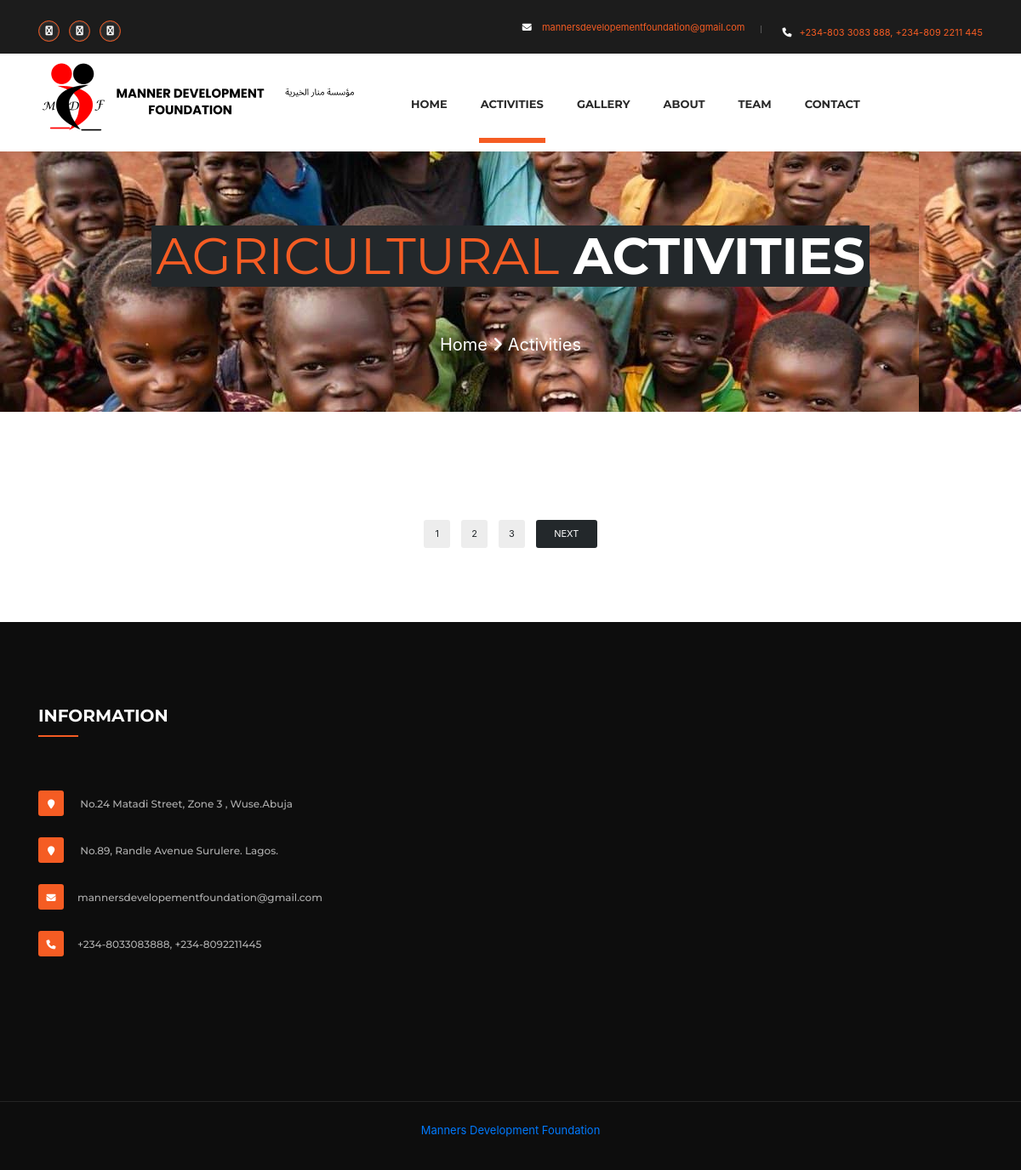
The page /post/agriculture_livestock_&_farming on the database as committed earlier.
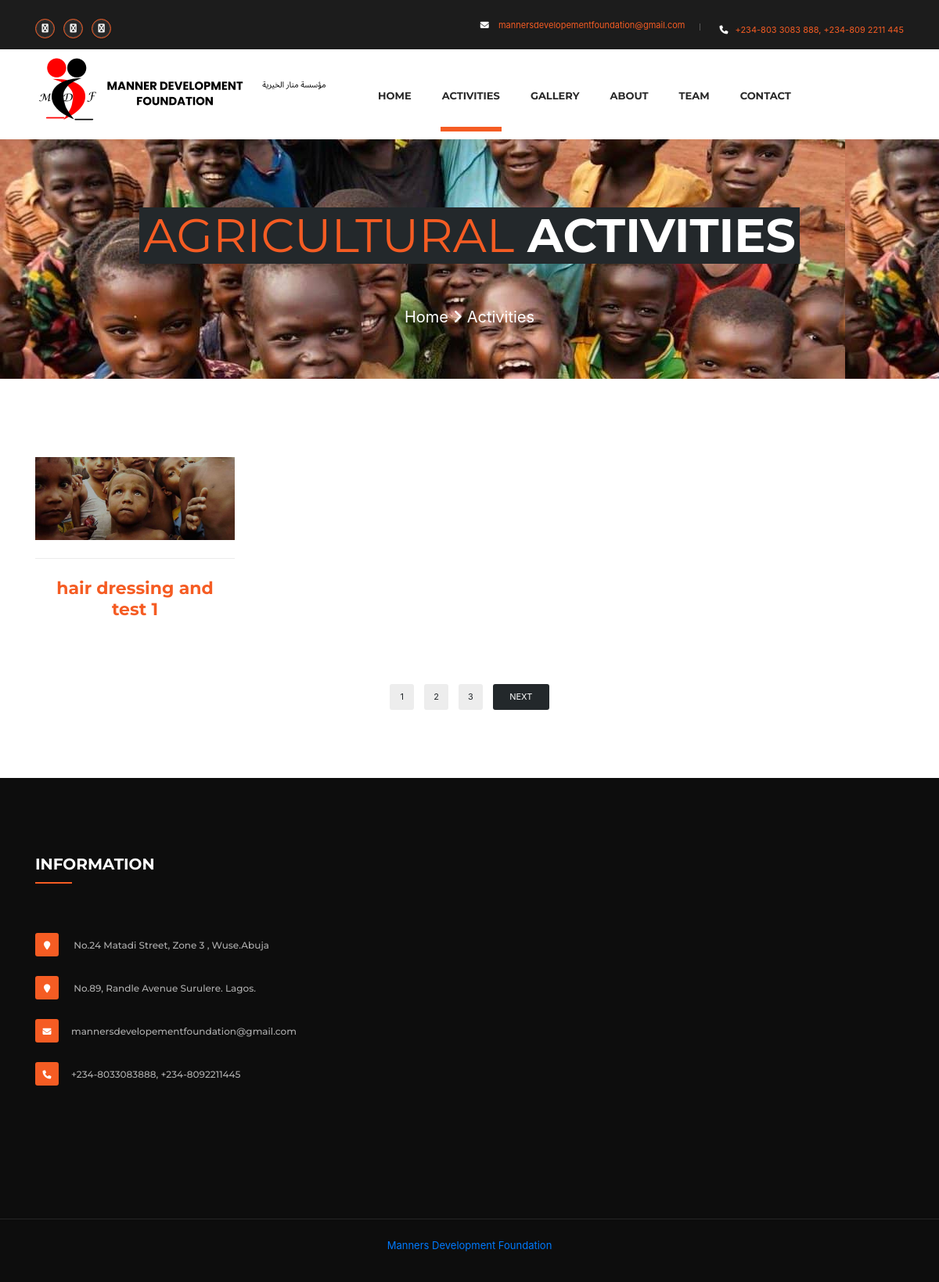
The same page on the database as committed later.
### organisermangementapp/models.py (models this page shows, shortened)
class Blogposter(models.Model):
    heading = models.CharField(max_length=500)
    category = models.ForeignKey(Activity, on_delete=models.CASCADE, max_length=50,null=True, blank=True)
    back_ground_img = models.ImageField(upload_to="images", null=True,blank=True)
    back_ground_img_title = models.CharField(max_length=1000, null=True, blank=True)
    writer_name = models.CharField(max_length=1000,null=True, blank=True)
    cause_sub_heading = models.CharField(max_length=1000, null=True, blank=True)
    cause_sub_heading_img = models.ImageField(upload_to="images", null=True, blank=True)
    cause_sub_heading_img_title = models.CharField(max_length=1000, null=True, blank=True)
    article = models.TextField(max_length=5000, null=True, blank=True)
    youtube_link = models.CharField(max_length=1000, null=True, blank=True)
    images1 = models.ImageField(upload_to="images", null=True, blank=True)
    images2 = models.ImageField(upload_to="images", null=True, blank=True)
    images3 = models.ImageField(upload_to="images", null=True, blank=True)
    images4 = models.ImageField(upload_to="images", null=True, blank=True)
    created_on = models.DateTimeField(auto_now_add=True)
    @property
    def imageURL(self):
        try:
            url =self.back_ground_img.url
        except:
            url =""
        return url

### organisermangementapp/views.py (the view)
# urls.py: path('post/agriculture_livestock_&_farming', views.agriculture, name="post_agriculture"),
def agriculture(request):
    pk ="agriculture_livestock_&_farming"
    post = Blogposter.objects.filter(category__category=pk)
    context = {'post': post, }
    return render(request, 'agriculture.html', context)

### organisermangementapp/templates/agriculture.html (shortened to what the changed rows need)
{% load static %}
<!DOCTYPE html>
<html>
<head>
    <link rel="stylesheet" href='{% static "stylescss/responsive.css" %}'>
    	<link rel="stylesheet" href='{% static "styles/bootstrap.css" %}'>
        <link rel="stylesheet" href='{% static "styles/component.css" %}'>
        <link rel="stylesheet" href='{% static "styles/flaticon.css" %}'>
        <link rel="stylesheet" href='{% static "styles/style.css" %}'>
       <link rel="stylesheet" href='{% static "styles/hover.css" %}'>
        <link rel="stylesheet" href='{% static "styles/revolution-slider.css" %}'>
        <link rel="stylesheet" href='{% static "styles/animate.css" %}'>
        <link rel="stylesheet" href='{% static "styles/font-awesome.css" %}'>
         <link rel="stylesheet" href='{% static "styles/owl.css" %}'>
          <link rel="stylesheet" href='{% static "styles/responsive.css" %}'>
    	<link rel="stylesheet" href="https://cdn.jsdelivr.net/npm/bootstrap@4.3.1/dist/css/bootstrap.min.css">
       	<link rel="stylesheet" href="https://cdnjs.cloudflare.com/ajax/libs/font-awesome/6.3.0/css/all.min.css" />
</head>
<body>
    <div class="page-wrapper">
        <section class="slider-section" style="background-image:url(/static/images/gallery/background.jpeg);">
            <div class="container">
                <div class="slider">
                    <div class="text team-light">
                         <h2><span>Agricultural</span> Activities</h2>
                    </div>
                </div>
            </div>
        </section>
        <section class="welcome-seciton page-causes">
            <div class="container">
                <div class="row">
               {% for posts in post %}
                      <div class="col-md-3 col-sm-6 col-xs-12">
                        <div class="welcome-item hvr-float-shadow">
                            <div class="img-holder">
                             <figure><a href="{% url 'agriculture_post' posts.id %}"><img src="{{posts.imageURL}}" alt="Images" /></a></figure>
                            </div>
                            <div class="text">
                                  <div class="pro-text">
                                    <h4>{{posts.heading }}</h4>
                                    </div>
                            </div>
                        </div>
                    </div>
                     {% endfor %}
                    </div>
                </div>
            </div>
{% include "footer.html" %}

Rows that differ between the two databases and show on the page:
now on this page (row edited): Blogposter: imageURL (picture), heading "hair dressing and test 1"
